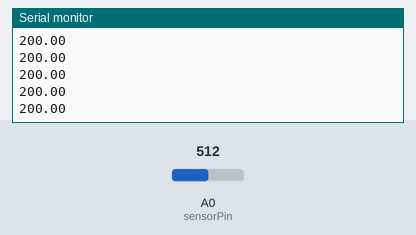
Simulated run of this sketch. Board: Arduino Uno, built with avr-gcc and run on an emulated ATmega328P. On the bench: the last lines printed to the serial monitor. The inputs (shaded band) are chosen by the test bench; at power-on: A0 (sensorPin) = 512.

Above: at 1.2 s.
1.3 s: A0 (sensorPin) set to 716
At 1.9 s:
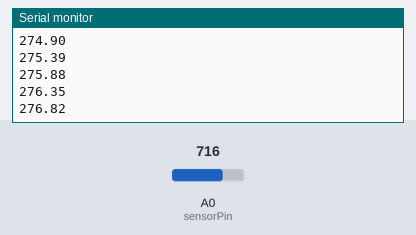
2.8 s: A0 (sensorPin) set to 900
At 3.6 s:
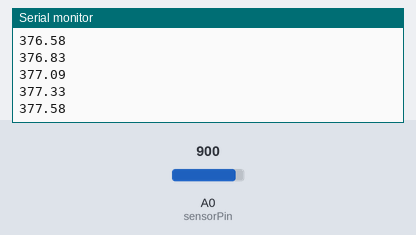
Timing chart, 0 to 5.8 s (numbered marks = the images above; inputs shaded):
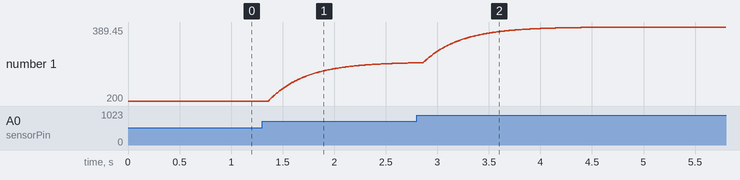

The sketch:

tempsensor.ino
```cpp
const int sensorPin = A0;
const float baselineTemp = 26.0;
const float voltageFactor = 5.0/1024.0;
float previous = 0.0;
float filterStrength = 0.98;
int tSensorVal;

float filter(float previousVal, float currentVal, float strengthVal) {
    return previousVal * strengthVal + currentVal * (1.0 - strengthVal);
}

float voltToCelsius(float voltage) {
  return (voltage - 0.5) * 100;
}
void setup() {
  Serial.begin(9600);
  previous = voltToCelsius(analogRead(sensorPin)*voltageFactor);
}

void loop() {
  // put your main code here, to run repeatedly:
  int sensorVal = analogRead(sensorPin);
  float temp = voltToCelsius(sensorVal*voltageFactor);
  float filteredTemp = filter(previous, temp, filterStrength);
  previous = filteredTemp;
  Serial.print(filteredTemp);
  Serial.print("\n");

}
```

Measured:
- after the input at 1.3 s, the serial monitor: prints a new line after 0.07 s (image 1)
- plotted number 1: 200 → 297.75 after the input at 1.3 s
